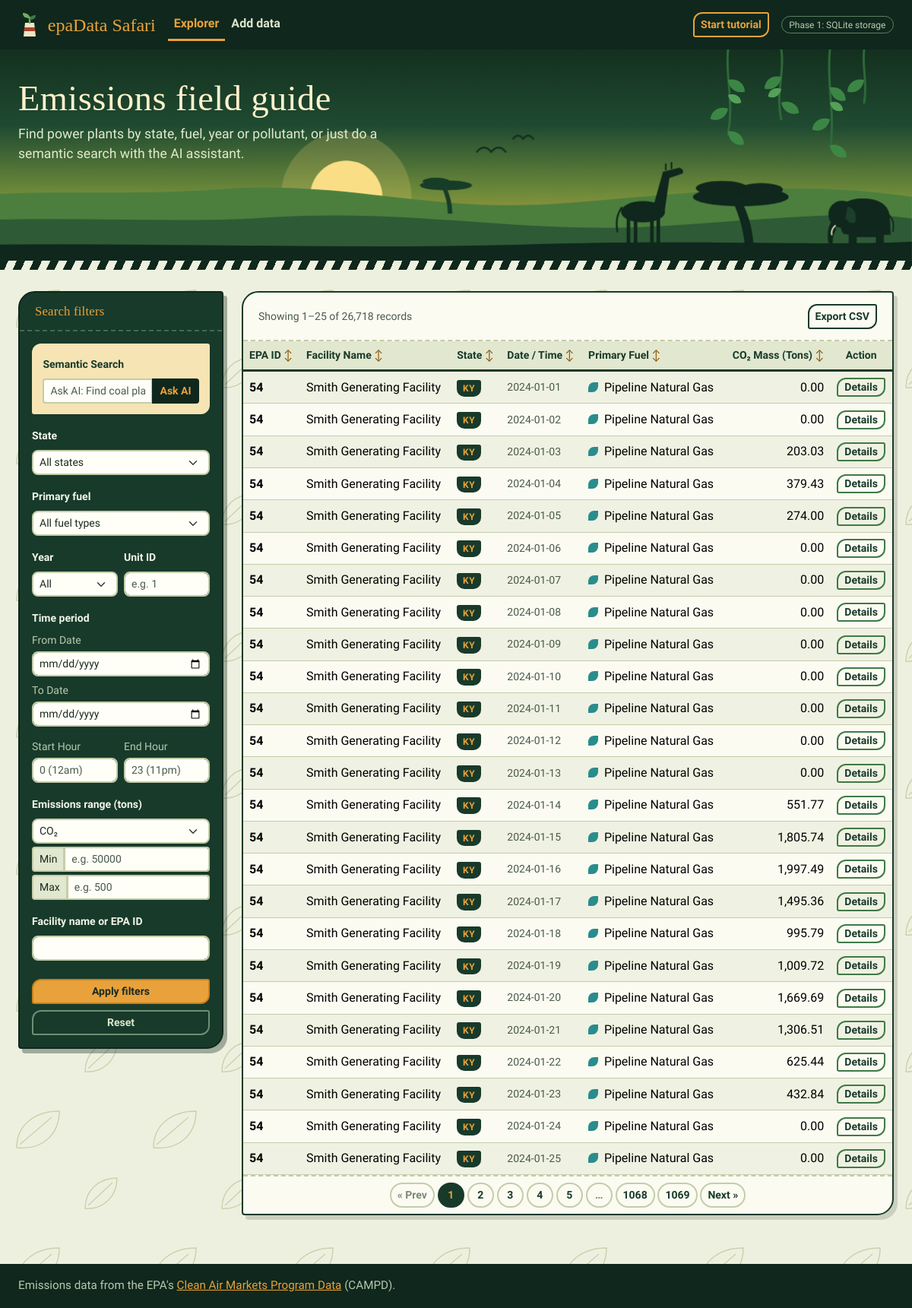
Before: / with the older database file.
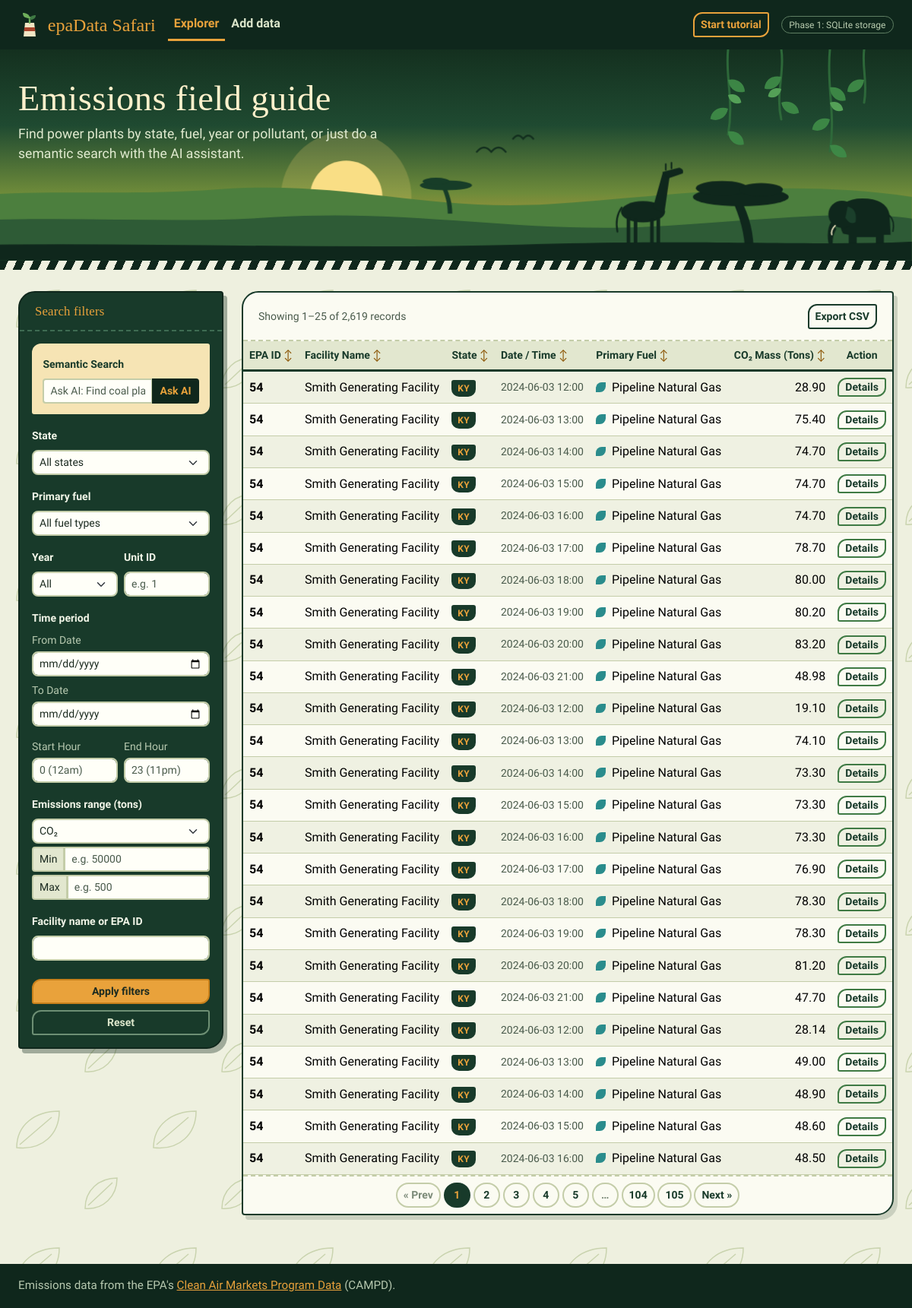
After: the same page with the newer database file.
### models.py (models this page shows)
class FacilityRecord(db.Model):
    __tablename__ = 'facility_records'
    id = db.Column(db.Integer, primary_key=True)
    dataset_id = db.Column(db.Integer, db.ForeignKey('uploaded_datasets.id'), nullable=True)
    facility_id = db.Column(db.String(50), nullable=False)
    facility_name = db.Column(db.String(255))
    state = db.Column(db.String(10))
    unit_id = db.Column(db.String(50))
    primary_fuel = db.Column(db.String(100))
    co2_mass = db.Column(db.Float, default=0.0)
    so2_mass = db.Column(db.Float, default=0.0)
    nox_mass = db.Column(db.Float, default=0.0)
    heat_input = db.Column(db.Float, default=0.0)
    record_date = db.Column(db.String(20))
    record_hour = db.Column(db.Integer, nullable=True)

### app.py (the view)
@app.route("/")
def index():
    args = request.args
    query = apply_filters(FacilityRecord.query, args)
    sort = args.get("sort", "")
    sort_dir = "desc" if args.get("dir") == "desc" else "asc"
    if sort in SORT_COLUMNS:
        col = SORT_COLUMNS[sort]
        query = query.order_by(col.desc() if sort_dir == "desc" else col.asc(), FacilityRecord.id)
    else:
        sort = ""
        query = query.order_by(FacilityRecord.id)
    page = args.get("page", 1, type=int)
    pagination = query.paginate(page=page, per_page=PER_PAGE, error_out=False)
    years = sorted(
        {y for (y,) in db.session.query(db.func.substr(FacilityRecord.record_date, 1, 4)).distinct()
         if y and y.isdigit()},
        reverse=True,
    )
    return render_template(
        "search.html",
        facilities=build_facility_rows(pagination.items),
        pagination=pagination,
        sort=sort,
        sort_dir=sort_dir,
        years=years,
        filters=args.to_dict(),
        semantic_prompt=args.get("ai_prompt", ""),
    )

### templates/search.html (shortened to what this page needs)
{% extends "base.html" %}
{% set active = 'home' %}
{% set hero_size = 'tall' %}
{% set hero_title = 'Emissions field guide' %}
{% set hero_sub = 'Find power plants by state, fuel, year or pollutant, or just do a semantic search with the AI assistant.' %}
{% block content %}
{% macro sort_th(label, key, extra_class='') %}
    {% if sort != key %}
        {% set next_url = url_with(sort=key, dir='asc', page=None) %}
        {% set icon = '↕' %}
    {% elif sort_dir == 'asc' %}
        {% set next_url = url_with(sort=key, dir='desc', page=None) %}
        {% set icon = '↑' %}
    {% else %}
        {% set next_url = url_with(sort=None, dir=None, page=None) %}
        {% set icon = '↓' %}
    {% endif %}
    <th scope="col" class="small {{ extra_class }}">
        <a href="{{ next_url }}" class="text-decoration-none text-reset">{{ label }} <span class="sort-icon">{{ icon }}</span></a>
    </th>
{% endmacro %}
<div class="row g-4">
    <div class="col-lg-3">
        <div class="card ranger-panel">
            <div class="card-header">
                <h5 class="card-title mb-0">Search filters</h5>
            </div>
            <div class="card-body">
                <form action="/" method="GET">
                    <div class="mb-3 ask-box"
                        data-bs-toggle="tooltip"
                        title="Type a natural question and let AI extract your query filters."
                        data-intro="AI Search: Type a sentence like 'Find coal plants in Texas over 50k tons' to search using natural language."
                        data-step="1">
                        <label class="form-label small fw-bold">Semantic Search</label>
                        <div class="input-group input-group-sm">
                            <input type="text" name="prompt" class="form-control" placeholder="Ask AI: Find coal plants in KY..." value="{{ semantic_prompt or '' }}">
                            <button type="submit" formaction="/semantic_search" class="btn btn-dark">Ask AI</button>
                        </div>
                    </div>
                    <div class="mb-3">
                        <label for="state" class="form-label small fw-bold">State</label>
                        <select id="state" name="state" class="form-select form-select-sm"
                            data-bs-toggle="tooltip"
                            title="Filter the database to only show power plants in a specific state."
                            data-intro="You can filter the massive EPA dataset by state to find local emissions."
                            data-step="2">
                            <option value="">All states</option>
                        </select>
                    </div>
                    <div class="mb-3">
                        <label for="fuel" class="form-label small fw-bold">Primary fuel</label>
                        <select id="fuel" name="fuel" class="form-select form-select-sm"
                            data-bs-toggle="tooltip"
                            title="Find plants based on what they burn for power."
                            data-intro="You can also narrow down results by the type of fuel the facility uses, like Coal or Natural Gas."
                            data-step="3">
                            <option value="">All fuel types</option>
                        </select>
                    </div>
                    <div class="row g-2 mb-3"
                        data-bs-toggle="tooltip"
                        title="Filter by reporting year, or search for a specific generating unit."
                        data-intro="Reporting Year & Unit: Limit results to one year (e.g. 2024) or search for a specific boiler/turbine unit ID."
                        data-step="4">
                        <div class="col-6">
                            <label for="year" class="form-label small fw-bold">Year</label>
                            <select id="year" name="year" class="form-select form-select-sm">
                                <option value="">All</option>
                            </select>
                        </div>
                        <div class="col-6">
                            <label for="unit_id" class="form-label small fw-bold">Unit ID</label>
                            <input type="text" id="unit_id" name="unit_id" class="form-control form-control-sm mono-num" placeholder="e.g. 1" value="{{ filters.unit_id or '' }}">
                        </div>
                    </div>
                    <div class="mb-3"
                        data-bs-toggle="tooltip"
                        title="Pick a date range and specific hours (0-23) to filter emissions."
                        data-intro="Time Period & Hour: Select a calendar date range and specific operating hours (0:00 to 23:00) to isolate emissions."
                        data-step="5">
                        <label class="form-label small fw-bold">Time period</label>
                        <div class="mb-2">
                            <span class="text-muted small d-block mb-1">From Date</span>
                            <input type="date" id="start_date" name="start_date" class="form-control form-control-sm" value="{{ filters.start_date or '' }}">
                        </div>
                        <div class="mb-2">
                            <span class="text-muted small d-block mb-1">To Date</span>
                            <input type="date" id="end_date" name="end_date" class="form-control form-control-sm" value="{{ filters.end_date or '' }}">
                        </div>
                        <div class="row g-2 mt-1">
                            <div class="col-6">
                                <span class="text-muted small d-block mb-1">Start Hour</span>
                                <input type="number" id="start_hour" name="start_hour" class="form-control form-control-sm mono-num" min="0" max="23" placeholder="0 (12am)" value="{{ filters.start_hour or '' }}">
                            </div>
                            <div class="col-6">
                                <span class="text-muted small d-block mb-1">End Hour</span>
                                <input type="number" id="end_hour" name="end_hour" class="form-control form-control-sm mono-num" min="0" max="23" placeholder="23 (11pm)" value="{{ filters.end_hour or '' }}">
                            </div>
                        </div>
                    </div>
                    <div class="mb-3"
                        data-bs-toggle="tooltip"
                        title="Choose a pollutant (CO2, SO2, or NOx) and set a minimum and/or maximum in tons."
                        data-intro="Emissions Range: Pick CO₂, SO₂, or NOₓ, then set a minimum and/or maximum tonnage (e.g. CO₂ above 500,000 or SO₂ below 500)."
                        data-step="6">
                        <label class="form-label small fw-bold">Emissions range (tons)</label>
                        <select id="pollutant_type" name="pollutant_type" class="form-select form-select-sm">
                            <option value="co2" {{ 'selected' if filters.get('pollutant_type', 'co2') == 'co2' }}>CO₂</option>
                        </select>
                        <div class="input-group input-group-sm mt-1">
                            <span class="input-group-text">Min</span>
                            <input type="number" id="min_emissions" name="min_emissions" class="form-control mono-num" placeholder="e.g. 50000" min="0" value="{{ filters.min_emissions or '' }}">
                        </div>
                        <div class="input-group input-group-sm mt-1">
                            <span class="input-group-text">Max</span>
                            <input type="number" id="max_emissions" name="max_emissions" class="form-control mono-num" placeholder="e.g. 500" min="0" value="{{ filters.max_emissions or '' }}">
                        </div>
                    </div>
                    <div class="mb-4">
                        <label for="facility_query" class="form-label small fw-bold">Facility name or EPA ID</label>
                        <input type="text" id="facility_query" name="facility_query" class="form-control form-control-sm" value="{{ filters.facility_query or '' }}"
                            data-bs-toggle="tooltip"
                            title="Directly search for a specific plant by its ORISPL code or name."
                            data-intro="Direct Search: If you know exactly which facility you want, type its name or EPA ID code here."
                            data-step="7">
                    </div>
                    <div class="d-grid gap-2">
                        <button type="submit" class="btn btn-success btn-sm fw-bold"
                            data-bs-toggle="tooltip"
                            title="Run the SQLite database query with your selected filters."
                            data-intro="Execute Query: Click here to run your query and refresh the results table."
                            data-step="8">
                            Apply filters
                        </button>
                        <a href="/" class="btn btn-outline-secondary btn-sm">Reset</a>
                    </div>
                </form>
            </div>
        </div>
    </div>
    <div class="col-lg-9">
        <div class="card">
            <div class="card-header d-flex justify-content-between align-items-center">
                <span class="text-muted small">
                    {% if pagination.total %}
                        Showing {{ pagination.first }}–{{ pagination.last }} of {{ "{:,}".format(pagination.total) }} records
                    {% else %}
                        0 records
                    {% endif %}
                </span>
                <a href="{{ url_for('export', **request.args.to_dict()) }}" class="btn btn-outline-dark btn-sm fw-bold"
                   data-bs-toggle="tooltip" title="Download all records matching the current filters as a CSV file."
                   data-intro="Export CSV: After filtering, click here to download a spreadsheet of every record that matches (not just the current page)."
                   data-step="9"
                   data-position="left">
                   Export CSV
                </a>
            </div>
            <div class="table-responsive"
                 data-bs-toggle="tooltip" title="This grid displays the matching database records."
                 data-intro="The Data Grid: Your queried EPA records appear here. Click any column header to sort." data-step="10">
                <table class="table table-hover table-striped mb-0 align-middle">
                    <thead class="table-light user-select-none">
                        <tr>
                            {{ sort_th('EPA ID', 'id') }}
                            {{ sort_th('Facility Name', 'name') }}
                            {{ sort_th('State', 'state') }}
                            {{ sort_th('Date / Time', 'date') }}
                            {{ sort_th('Primary Fuel', 'fuel') }}
                            {{ sort_th('CO₂ Mass (Tons)', 'co2', 'text-end') }}
                            <th scope="col" class="small text-center">Action</th>
                        </tr>
                    </thead>
                    <tbody>
                        {% if facilities %}
                            {% for fac in facilities %}
                            <tr>
                                <td class="mono-num fw-bold">{{ fac.id }}</td>
                                <td>{{ fac.name }}</td>
                                <td><span class="badge bg-secondary">{{ fac.state }}</span></td>
                                <td class="mono-num small text-muted">{{ fac.date_time }}</td>
                                {% set fl = (fac.fuel or '')|lower %}
                                <td><span class="fuel-dot fuel-{{ 'coal' if 'coal' in fl else ('gas' if 'gas' in fl else ('oil' if ('oil' in fl or 'diesel' in fl) else 'other')) }}" aria-hidden="true"></span>{{ fac.fuel }}</td>
                                <td class="text-end mono-num">{{ fac.co2 }}</td>
                                <td class="text-center">
                                    <a href="/facility/{{ fac.id }}" class="btn btn-outline-primary btn-sm py-0"
                                       data-bs-toggle="tooltip" title="View in-depth metrics and unit configurations for this specific power plant."
                                       data-intro="Inspection: Click 'Details' on any row to drill down into that specific power plant's individual smokestacks and emissions." data-step="11">
                                       Details
                                    </a>
                                </td>
                            </tr>
                            {% endfor %}
                        {% endif %}
                    </tbody>
                </table>
            </div>
            {% if pagination.pages > 1 %}
            <div class="card-footer">
                <nav aria-label="Results pages">
                    <ul class="pagination pagination-sm justify-content-center mb-0 flex-wrap">
                        <li class="page-item {{ 'disabled' if not pagination.has_prev }}">
                            <a class="page-link" href="{{ url_with(page=pagination.prev_num) if pagination.has_prev else '#' }}">&laquo; Prev</a>
                        </li>
                        {% for p in pagination.iter_pages() %}
                            {% if p %}
                            <li class="page-item {{ 'active' if p == pagination.page }}">
                                <a class="page-link" href="{{ url_with(page=p) }}">{{ p }}</a>
                            </li>
                            {% else %}
                            <li class="page-item disabled"><span class="page-link">…</span></li>
                            {% endif %}
                        {% endfor %}
                        <li class="page-item {{ 'disabled' if not pagination.has_next }}">
                            <a class="page-link" href="{{ url_with(page=pagination.next_num) if pagination.has_next else '#' }}">Next &raquo;</a>
                        </li>
                    </ul>
                </nav>
            </div>
            {% endif %}
        </div>
    </div>
</div>
{% endblock %}

Changed rows visible on the page:
changed FacilityRecord (number 1 of 25 on the later page): date_time "2024-01-01" → "2024-06-03 12:00"; co2 "0.00" → "28.90"
changed FacilityRecord (number 2 of 25 on the later page): date_time "2024-01-02" → "2024-06-03 13:00"; co2 "0.00" → "75.40"
changed FacilityRecord (number 3 of 25 on the later page): date_time "2024-01-03" → "2024-06-03 14:00"; co2 "203.03" → "74.70"
changed FacilityRecord (number 4 of 25 on the later page): date_time "2024-01-04" → "2024-06-03 15:00"; co2 "379.43" → "74.70"
changed FacilityRecord (number 5 of 25 on the later page): date_time "2024-01-05" → "2024-06-03 16:00"; co2 "274.00" → "74.70"
changed FacilityRecord (number 6 of 25 on the later page): date_time "2024-01-06" → "2024-06-03 17:00"; co2 "0.00" → "78.70"
changed FacilityRecord (number 7 of 25 on the later page): date_time "2024-01-07" → "2024-06-03 18:00"; co2 "0.00" → "80.00"
changed FacilityRecord (number 8 of 25 on the later page): date_time "2024-01-08" → "2024-06-03 19:00"; co2 "0.00" → "80.20"
changed FacilityRecord (number 9 of 25 on the later page): date_time "2024-01-09" → "2024-06-03 20:00"; co2 "0.00" → "83.20"
changed FacilityRecord (number 10 of 25 on the later page): date_time "2024-01-10" → "2024-06-03 21:00"; co2 "0.00" → "48.98"
changed FacilityRecord (number 11 of 25 on the later page): date_time "2024-01-11" → "2024-06-03 12:00"; co2 "0.00" → "19.10"
changed FacilityRecord (number 12 of 25 on the later page): date_time "2024-01-12" → "2024-06-03 13:00"; co2 "0.00" → "74.10"
changed FacilityRecord (number 13 of 25 on the later page): date_time "2024-01-13" → "2024-06-03 14:00"; co2 "0.00" → "73.30"
changed FacilityRecord (number 14 of 25 on the later page): date_time "2024-01-14" → "2024-06-03 15:00"; co2 "551.77" → "73.30"
changed FacilityRecord (number 15 of 25 on the later page): date_time "2024-01-15" → "2024-06-03 16:00"; co2 "1,805.74" → "73.30"
changed FacilityRecord (number 16 of 25 on the later page): date_time "2024-01-16" → "2024-06-03 17:00"; co2 "1,997.49" → "76.90"
changed FacilityRecord (number 17 of 25 on the later page): date_time "2024-01-17" → "2024-06-03 18:00"; co2 "1,495.36" → "78.30"
changed FacilityRecord (number 18 of 25 on the later page): date_time "2024-01-18" → "2024-06-03 19:00"; co2 "995.79" → "78.30"
changed FacilityRecord (number 19 of 25 on the later page): date_time "2024-01-19" → "2024-06-03 20:00"; co2 "1,009.72" → "81.20"
changed FacilityRecord (number 20 of 25 on the later page): date_time "2024-01-20" → "2024-06-03 21:00"; co2 "1,669.69" → "47.70"
changed FacilityRecord (number 21 of 25 on the later page): date_time "2024-01-21" → "2024-06-03 12:00"; co2 "1,306.51" → "28.14"
changed FacilityRecord (number 22 of 25 on the later page): date_time "2024-01-22" → "2024-06-03 13:00"; co2 "625.44" → "49.00"
changed FacilityRecord (number 23 of 25 on the later page): date_time "2024-01-23" → "2024-06-03 14:00"; co2 "432.84" → "48.90"
changed FacilityRecord (number 24 of 25 on the later page): date_time "2024-01-24" → "2024-06-03 15:00"; co2 "0.00" → "48.60"
changed FacilityRecord (number 25 of 25 on the later page): date_time "2024-01-25" → "2024-06-03 16:00"; co2 "0.00" → "48.50"
Other visible differences:
{{ "{:,}".format(pagination.total) }}: "26,718" → "2,619"
new list line: "104"
new list line: "105"
list line gone: "1068"
list line gone: "1069"
